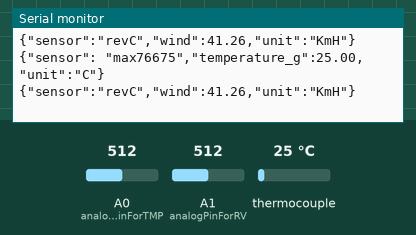
Recording of a sketch running on a simulated Arduino Uno, built with avr-gcc and run on an emulated ATmega328P. Parts: the last lines printed to the serial monitor. Inputs (shaded band) come from the test bench; at power-on: thermocouple 25 °C, A0 (analogPinForTMP) = 512, A1 (analogPinForRV) = 512.

Above: at 4.3 s.
4.4 s: thermocouple set to 6 °C
At 7.4 s:
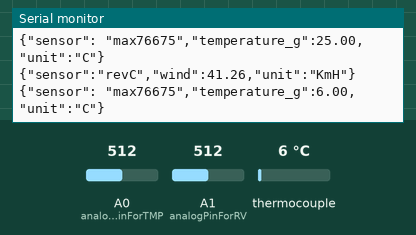
8.9 s: A0 (analogPinForTMP) set to 716
At 12.1 s:
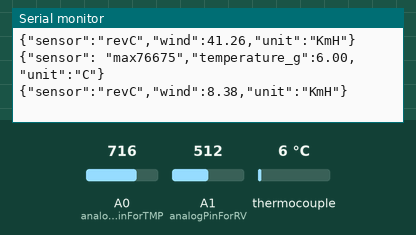
13.4 s: A1 (analogPinForRV) set to 716
At 14.9 s:
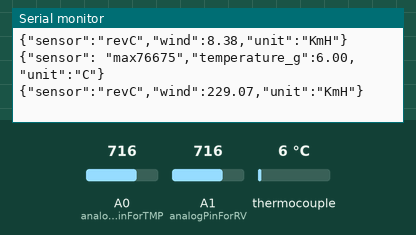
17.9 s: thermocouple set to 75 °C
At 18.9 s:
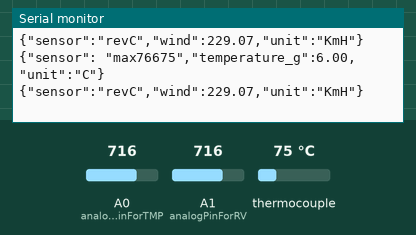
22.4 s: A0 (analogPinForTMP) set to 900
At 25.6 s:
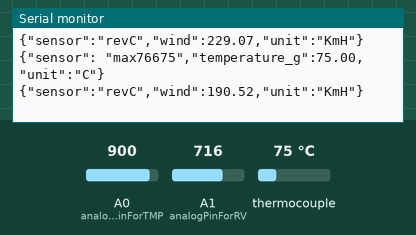
26.9 s: A1 (analogPinForRV) set to 900
At 29.5 s:
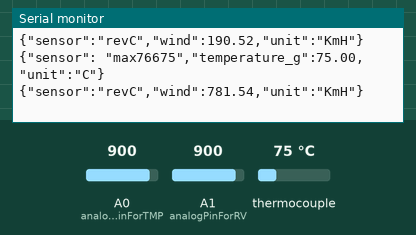
Timing chart, 0 to 31.0 s (numbered marks = the images above; inputs shaded):
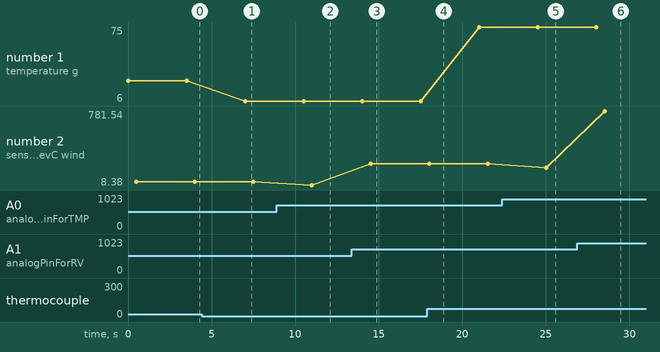

The sketch:

arduino_hub.ino
```cpp
#include <MAX6675_Thermocouple.h>

//pin definition for thermocuple
#define SCK_PIN 10
#define CS_PIN 9
#define SO_PIN 8

#define thermocoupleSensor "max76675"
#define thermocoupleUnit "C"

//pin definition for wind sensor
#define analogPinForRV    1
#define analogPinForTMP   0

#define windSensor "revC"
#define windUnit "KmH"

// to calibrate your sensor, put a glass over it, but the sensor should not be
// touching the desktop surface however.
// adjust the zeroWindAdjustment until your sensor reads about zero with the glass over it.

const float zeroWindAdjustment =  .4; // negative numbers yield smaller wind speeds and vice versa.

int TMP_Therm_ADunits;  //temp termistor value from wind sensor
float RV_Wind_ADunits;    //RV output from wind sensor
float RV_Wind_Volts;
unsigned long lastMillis;
int TempCtimes100;
float zeroWind_ADunits;
float zeroWind_volts;
float WindSpeed_MPH;
float WindSpeed_KmH;

MAX6675_Thermocouple thermocouple=MAX6675_Thermocouple(SCK_PIN, CS_PIN, SO_PIN);

void setup() {
  Serial.begin(9600);

}

void loop() {
  //print mrt information
  double temp_celsius= thermocouple.readCelsius();
  if (isnan(temp_celsius)){
     temp_celsius=1000;
  }
  String jsonMRT="{\"sensor\":";
  jsonMRT += " \"" thermocoupleSensor"\"";
  jsonMRT += ",";
  jsonMRT += "\"temperature_g\":";
  jsonMRT +=temp_celsius;
  jsonMRT += ",";
  jsonMRT += "\"unit\":";
  jsonMRT +="\"" thermocoupleUnit"\"";
  jsonMRT += "}";
  Serial.println(jsonMRT);
  delay(500);

  TMP_Therm_ADunits = analogRead(analogPinForTMP);
  RV_Wind_ADunits = analogRead(analogPinForRV);
  RV_Wind_Volts = (RV_Wind_ADunits *  0.0048828125);
  TempCtimes100 = (0.005 *((float)TMP_Therm_ADunits * (float)TMP_Therm_ADunits)) - (16.862 * (float)TMP_Therm_ADunits) + 9075.4;
  zeroWind_ADunits = -0.0006*((float)TMP_Therm_ADunits * (float)TMP_Therm_ADunits) + 1.0727 * (float)TMP_Therm_ADunits + 47.172;  //  13.0C  553  482.39
  zeroWind_volts = (zeroWind_ADunits * 0.0048828125) - zeroWindAdjustment;
  WindSpeed_MPH =  pow(((RV_Wind_Volts - zeroWind_volts) /.2300) , 2.7265);
  WindSpeed_KmH=(float)WindSpeed_MPH*1.609344;
  if (isnan(WindSpeed_KmH)){
     WindSpeed_KmH=1000;
  }

  String jsonWind="{\"sensor\":";
  jsonWind += "\"" windSensor"\"";
  jsonWind += ",";
  jsonWind += "\"wind\":";
  jsonWind +=(float)WindSpeed_KmH;
  jsonWind += ",";
  jsonWind += "\"unit\":";
  jsonWind +=  "\"" windUnit"\"";
  jsonWind += "}";
  Serial.println(jsonWind);
  delay(3000);


}
```

Measured:
- after the input at 4.4 s, the serial monitor: prints a new line after 2.6 s (image 1)
- after the input at 8.9 s, the serial monitor: prints a new line after 2.1 s (image 2)
- after the input at 13.4 s, the serial monitor: prints a new line after 1.1 s (image 3)
- after the input at 22.4 s, the serial monitor: prints a new line after 2.6 s (image 5)
- after the input at 26.9 s, the serial monitor: prints a new line after 1.6 s (image 6)
- plotted number 1: 25 → 6 after the input at 4.4 s, 6 → 75 after the input at 17.9 s
- plotted number 2: 41.26 → 8.38 after the input at 8.9 s, 8.38 → 229.07 after the input at 13.4 s, 229.07 → 190.52 after the input at 22.4 s, 190.52 → 781.54 after the input at 26.9 s
